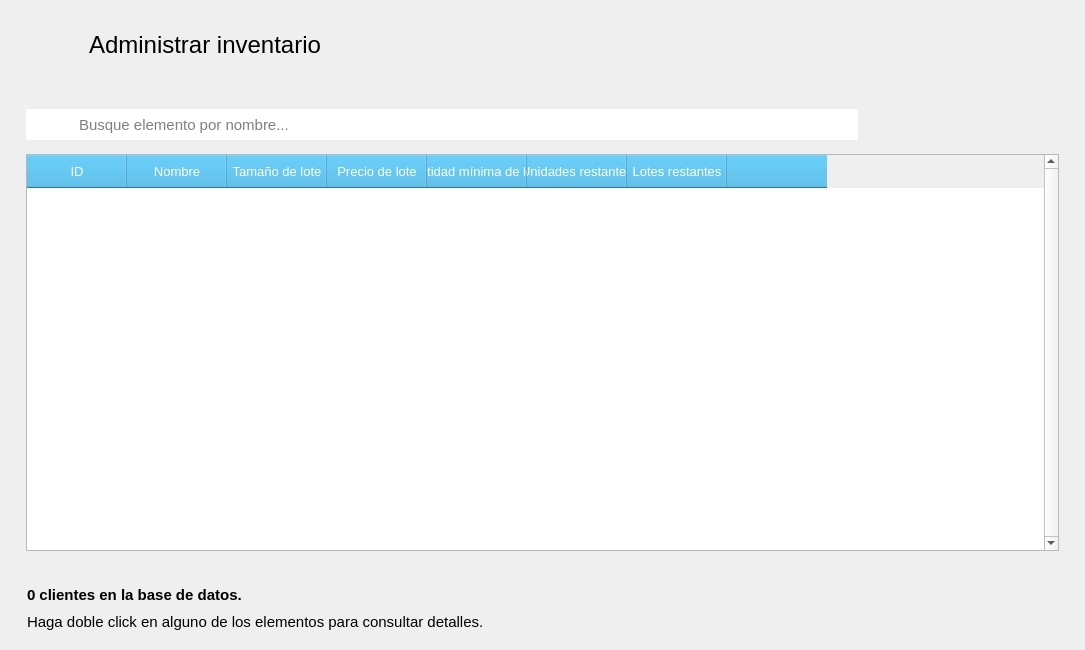
<?xml version="1.0" encoding="UTF-8"?>
<ui version="4.0">
 <class>AdministrarInventario</class>
 <widget class="QMainWindow" name="AdministrarInventario">
  <property name="geometry">
   <rect>
    <x>0</x>
    <y>0</y>
    <width>1085</width>
    <height>650</height>
   </rect>
  </property>
  <property name="minimumSize">
   <size>
    <width>1085</width>
    <height>650</height>
   </size>
  </property>
  <property name="windowTitle">
   <string>Administrar inventario</string>
  </property>
  <property name="windowIcon">
   <iconset resource="../../resources.qrc">
    <normaloff>:/img/icon.ico</normaloff>:/img/icon.ico</iconset>
  </property>
  <widget class="QWidget" name="centralwidget">
   <layout class="QVBoxLayout" name="verticalLayout">
    <item alignment="Qt::AlignLeft|Qt::AlignTop">
     <widget class="QFrame" name="frame">
      <property name="frameShadow">
       <enum>QFrame::Raised</enum>
      </property>
      <layout class="QHBoxLayout" name="horizontalLayout">
       <property name="spacing">
        <number>20</number>
       </property>
       <property name="leftMargin">
        <number>19</number>
       </property>
       <property name="topMargin">
        <number>15</number>
       </property>
       <property name="rightMargin">
        <number>19</number>
       </property>
       <property name="bottomMargin">
        <number>15</number>
       </property>
       <item>
        <widget class="QLabel" name="lbRegresar">
         <property name="minimumSize">
          <size>
           <width>41</width>
           <height>41</height>
          </size>
         </property>
         <property name="cursor">
          <cursorShape>PointingHandCursor</cursorShape>
         </property>
         <property name="toolTip">
          <string>Regresar al menú de inicio</string>
         </property>
         <property name="styleSheet">
          <string notr="true">image: url(:/img/resources/images/leftarrow.png);</string>
         </property>
         <property name="text">
          <string/>
         </property>
        </widget>
       </item>
       <item>
        <widget class="QLabel" name="lbTitulo">
         <property name="minimumSize">
          <size>
           <width>211</width>
           <height>41</height>
          </size>
         </property>
         <property name="font">
          <font>
           <pointsize>18</pointsize>
          </font>
         </property>
         <property name="text">
          <string>Administrar inventario</string>
         </property>
        </widget>
       </item>
      </layout>
     </widget>
    </item>
    <item>
     <widget class="QFrame" name="frame_3">
      <property name="sizePolicy">
       <sizepolicy hsizetype="Expanding" vsizetype="Expanding">
        <horstretch>0</horstretch>
        <verstretch>0</verstretch>
       </sizepolicy>
      </property>
      <property name="frameShadow">
       <enum>QFrame::Raised</enum>
      </property>
      <layout class="QVBoxLayout" name="verticalLayout_3">
       <property name="spacing">
        <number>0</number>
       </property>
       <property name="leftMargin">
        <number>8</number>
       </property>
       <property name="rightMargin">
        <number>8</number>
       </property>
       <item alignment="Qt::AlignTop">
        <widget class="QFrame" name="frame_2">
         <property name="frameShadow">
          <enum>QFrame::Raised</enum>
         </property>
         <layout class="QHBoxLayout" name="horizontalLayout_2">
          <property name="spacing">
           <number>0</number>
          </property>
          <property name="leftMargin">
           <number>0</number>
          </property>
          <property name="topMargin">
           <number>0</number>
          </property>
          <property name="rightMargin">
           <number>0</number>
          </property>
          <property name="bottomMargin">
           <number>0</number>
          </property>
          <item>
           <widget class="QFrame" name="frame_5">
            <property name="frameShadow">
             <enum>QFrame::Raised</enum>
            </property>
            <layout class="QHBoxLayout" name="horizontalLayout_5">
             <property name="spacing">
              <number>0</number>
             </property>
             <item>
              <widget class="QLabel" name="label_2">
               <property name="minimumSize">
                <size>
                 <width>51</width>
                 <height>31</height>
                </size>
               </property>
               <property name="maximumSize">
                <size>
                 <width>51</width>
                 <height>31</height>
                </size>
               </property>
               <property name="styleSheet">
                <string notr="true">image: url(:/img/resources/images/magnifier.png);
background-color: rgb(255, 255, 255);</string>
               </property>
               <property name="text">
                <string/>
               </property>
              </widget>
             </item>
             <item>
              <widget class="QLineEdit" name="searchBar">
               <property name="minimumSize">
                <size>
                 <width>481</width>
                 <height>31</height>
                </size>
               </property>
               <property name="font">
                <font>
                 <family>Arial</family>
                 <pointsize>11</pointsize>
                </font>
               </property>
               <property name="frame">
                <bool>false</bool>
               </property>
               <property name="placeholderText">
                <string>Busque elemento por nombre...</string>
               </property>
              </widget>
             </item>
            </layout>
           </widget>
          </item>
          <item>
           <widget class="QFrame" name="frame_6">
            <property name="frameShadow">
             <enum>QFrame::Raised</enum>
            </property>
            <layout class="QHBoxLayout" name="horizontalLayout_3">
             <property name="spacing">
              <number>30</number>
             </property>
             <item>
              <widget class="QLabel" name="lbAgregar">
               <property name="minimumSize">
                <size>
                 <width>41</width>
                 <height>41</height>
                </size>
               </property>
               <property name="cursor">
                <cursorShape>PointingHandCursor</cursorShape>
               </property>
               <property name="toolTip">
                <string>Agregar un elemento a la base de datos</string>
               </property>
               <property name="styleSheet">
                <string notr="true">image: url(:/img/resources/images/plus.png);</string>
               </property>
               <property name="text">
                <string/>
               </property>
              </widget>
             </item>
             <item>
              <widget class="QLabel" name="lbEditar">
               <property name="minimumSize">
                <size>
                 <width>41</width>
                 <height>41</height>
                </size>
               </property>
               <property name="cursor">
                <cursorShape>PointingHandCursor</cursorShape>
               </property>
               <property name="toolTip">
                <string>Modificar un elemento de la base de datos</string>
               </property>
               <property name="styleSheet">
                <string notr="true">image: url(:/img/resources/images/edit.png);</string>
               </property>
               <property name="text">
                <string/>
               </property>
              </widget>
             </item>
             <item>
              <widget class="QLabel" name="lbQuitar">
               <property name="minimumSize">
                <size>
                 <width>41</width>
                 <height>41</height>
                </size>
               </property>
               <property name="cursor">
                <cursorShape>PointingHandCursor</cursorShape>
               </property>
               <property name="toolTip">
                <string>Eliminar elemento seleccionado de la base de datos</string>
               </property>
               <property name="styleSheet">
                <string notr="true">image: url(:/img/resources/images/trash.png);</string>
               </property>
               <property name="text">
                <string/>
               </property>
              </widget>
             </item>
            </layout>
           </widget>
          </item>
         </layout>
        </widget>
       </item>
       <item>
        <widget class="QFrame" name="frame_7">
         <property name="frameShadow">
          <enum>QFrame::Raised</enum>
         </property>
         <layout class="QHBoxLayout" name="horizontalLayout_4">
          <property name="spacing">
           <number>0</number>
          </property>
          <property name="topMargin">
           <number>0</number>
          </property>
          <item>
           <widget class="QTableWidget" name="tabla_inventario">
            <property name="font">
             <font>
              <family>Arial</family>
              <pointsize>10</pointsize>
             </font>
            </property>
            <property name="styleSheet">
             <string notr="true">QHeaderView::section {
	font: bold 10pt &quot;Arial&quot;;
	color: rgb(255, 255, 255);
	background-color: rgb(52, 172, 224);

	padding-top: 7px;
	padding-bottom: 7px;
}

QTableView::item{
  padding: 5px;
}

QTableWidget {
	alternate-background-color: rgb(240, 240, 240);
}

QTableView {
    selection-background-color: rgb(85, 85, 255);
    selection-color: rgb(255, 255, 255);
}
QTableView:active {
    selection-background-color: rgb(85, 85, 255);
    selection-color: rgb(255, 255, 255);
}</string>
            </property>
            <property name="verticalScrollBarPolicy">
             <enum>Qt::ScrollBarAlwaysOn</enum>
            </property>
            <property name="editTriggers">
             <set>QAbstractItemView::NoEditTriggers</set>
            </property>
            <property name="alternatingRowColors">
             <bool>true</bool>
            </property>
            <property name="selectionMode">
             <enum>QAbstractItemView::SingleSelection</enum>
            </property>
            <property name="selectionBehavior">
             <enum>QAbstractItemView::SelectRows</enum>
            </property>
            <property name="showGrid">
             <bool>false</bool>
            </property>
            <attribute name="horizontalHeaderMinimumSectionSize">
             <number>50</number>
            </attribute>
            <attribute name="verticalHeaderVisible">
             <bool>false</bool>
            </attribute>
            <column>
             <property name="text">
              <string>ID</string>
             </property>
            </column>
            <column>
             <property name="text">
              <string>Nombre</string>
             </property>
            </column>
            <column>
             <property name="text">
              <string>Tamaño de lote</string>
             </property>
            </column>
            <column>
             <property name="text">
              <string>Precio de lote</string>
             </property>
            </column>
            <column>
             <property name="text">
              <string>Cantidad mínima de lotes</string>
             </property>
            </column>
            <column>
             <property name="text">
              <string>Unidades restantes</string>
             </property>
            </column>
            <column>
             <property name="text">
              <string>Lotes restantes</string>
             </property>
            </column>
            <column>
             <property name="text">
              <string/>
             </property>
            </column>
           </widget>
          </item>
         </layout>
        </widget>
       </item>
      </layout>
     </widget>
    </item>
    <item alignment="Qt::AlignBottom">
     <widget class="QFrame" name="frame_4">
      <property name="frameShadow">
       <enum>QFrame::Raised</enum>
      </property>
      <layout class="QHBoxLayout" name="horizontalLayout_6">
       <property name="topMargin">
        <number>0</number>
       </property>
       <property name="bottomMargin">
        <number>0</number>
       </property>
       <item>
        <widget class="QFrame" name="frame_8">
         <property name="styleSheet">
          <string notr="true">QFrame { border: none; }</string>
         </property>
         <property name="frameShape">
          <enum>QFrame::StyledPanel</enum>
         </property>
         <property name="frameShadow">
          <enum>QFrame::Raised</enum>
         </property>
         <layout class="QVBoxLayout" name="verticalLayout_2">
          <item>
           <widget class="QLabel" name="lbContador">
            <property name="minimumSize">
             <size>
              <width>271</width>
              <height>21</height>
             </size>
            </property>
            <property name="font">
             <font>
              <family>Arial</family>
              <pointsize>11</pointsize>
              <weight>75</weight>
              <bold>true</bold>
             </font>
            </property>
            <property name="text">
             <string>0 clientes en la base de datos.</string>
            </property>
           </widget>
          </item>
          <item>
           <widget class="QLabel" name="label_3">
            <property name="minimumSize">
             <size>
              <width>561</width>
              <height>21</height>
             </size>
            </property>
            <property name="font">
             <font>
              <family>Arial</family>
              <pointsize>11</pointsize>
              <weight>50</weight>
              <bold>false</bold>
             </font>
            </property>
            <property name="text">
             <string>Haga doble click en alguno de los elementos para consultar detalles.</string>
            </property>
           </widget>
          </item>
         </layout>
        </widget>
       </item>
      </layout>
     </widget>
    </item>
   </layout>
  </widget>
 </widget>
 <resources>
  <include location="../../resources.qrc"/>
 </resources>
 <connections/>
</ui>
